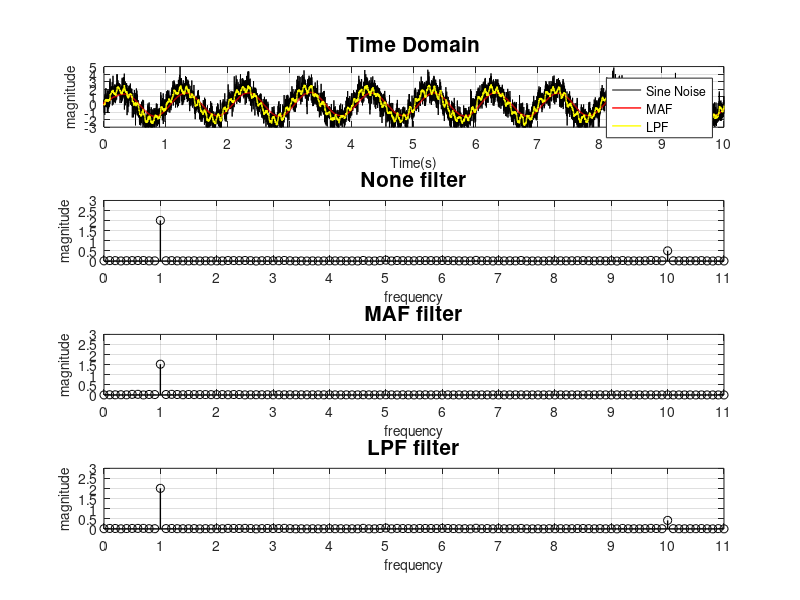

Reproduce this figure in MATLAB.
clc, clear
close all
%%
% Set simulation time
    end_time = 10;
    delta_t = 0.001; 
% Set sine_wave
    sin_mag = 2;
    sin_freq = 1;

    sin_mag2 = 0.5;
    sin_freq2 = 10;
% Set parameter
    T = delta_t;
    L = 10000;
    T_vector = (0:L-1)*T;
%% simulation
sin_y = sin_mag * sin(sin_freq*(2*pi*T_vector))...
    + sin_mag2 * sin(sin_freq2*(2*pi*T_vector))...
    + 0.8*randn(size(T_vector));
%% Moving average filter cal
m = 300;                                        % define average size
n = m;                                          % parameter for loop
filter_res = zeros(1,L);                        % define array of zero

sum_table = zeros(1,m);
for n = 1:m
    if n == 1
        sum_table(n) = sin_y(n);
    else
        sum_table(n) = sum_table(n-1) + sin_y(n);
    end
end

table_average = zeros(1,m);

for n = 1:m
    table_average(n) = sum_table(n)/n;
end
filter_res(1:m) = table_average(1:m);           % initialize start point

for t = (m+1)*delta_t : delta_t : end_time      % calc MAF
    idx = n;
    alpha = 1 / m;
    filter_res(idx+1) = (1-alpha)*filter_res(idx) ...
        + alpha*sin_y(idx+1) ...
        - alpha*sin_y(idx-m+1);
    n = n+1;
end
%% RC Low-pass filter cal
RC = 0.01;                               % time_constant set
lpf_res = zeros(1,L);                   % define array of zero
lpf_res(1) = sin_y(1);                  % start setting
alpha2 = RC/(delta_t+RC);               % recursive value set
n = 1;                                  % parameter for loop
for t = delta_t : delta_t : end_time - delta_t 
    lpf_res(n+1) = (1-alpha2)*sin_y(n) ...
        + alpha2*lpf_res(n); 
    n = n+1;
end
%%
Fs = 1/delta_t;
fft_f = Fs*(0:(L/2))/L; % freqency range

%calc FFT
fft_y_temp = abs(fft(sin_y)/L);
fft_y = fft_y_temp(1:L/2+1);
fft_y(2:end-1) = 2*fft_y(2:end-1);

fft_MAF_temp = abs(fft(filter_res)/L);
fft_MAF = fft_MAF_temp(1:L/2+1);
fft_MAF(2:end-1) = 2*fft_MAF(2:end-1);

fft_lpf_temp = abs(fft(lpf_res)/L);
fft_lpf = fft_lpf_temp(1:L/2+1);
fft_lpf(2:end-1) = 2*fft_lpf(2:end-1);
%% Draw Graph
% Time_Domain
figure('Units','pixels','Position', [100 100 800 600], 'Color', [1,1,1]);
subplot(4,1,1)
    Xmin = 0.0; XTick = 1.0; Xmax = end_time;
    Ymin = -3.0; YTick = 1.0; Ymax = 5.0;

    plot(T_vector, sin_y, '-k', 'LineWidth', 0.5)
    hold on
    plot(T_vector,filter_res, '-r', 'LineWidth', 1)
    hold on
    plot(T_vector,lpf_res, '-y', 'LineWidth', 1)

    grid on;
    axis([Xmin Xmax Ymin Ymax])
    set(gca, 'XTick', [Xmin:XTick:Xmax]);
    set(gca, 'YTick', [Ymin:YTick:Ymax]);
    legend('Sine Noise', 'MAF', 'LPF');

    xlabel('Time(s)', 'FontSize', 10);
    ylabel('magnitude', 'FontSize', 10);
    title('Time Domain', 'FontSize', 15);

subplot(4,1,2)

    Xmin = 0.0; Xmax = 11;
    Ymin = 0.0; Ymax = 3.0;

    stem(fft_f, fft_y, '-k', 'LineWidth', 1)

    grid on;
    axis([Xmin Xmax Ymin Ymax])
    set(gca, 'XTick', [0:1.0:11.0]);
    set(gca, 'YTick', [0.0:0.5:3.0]);

    xlabel('frequency', 'FontSize', 10);
    ylabel('magnitude', 'FontSize', 10);
    title('None filter', 'FontSize', 15);

subplot(4,1,3)

    Xmin = 0.0; Xmax = 11;
    Ymin = 0.0; Ymax = 3.0;

    stem(fft_f, fft_MAF, '-k', 'LineWidth', 1)

    grid on;
    axis([Xmin Xmax Ymin Ymax])
    set(gca, 'XTick', [0:1.0:11.0]);
    set(gca, 'YTick', [0.0:0.5:3.0]);

    xlabel('frequency', 'FontSize', 10);
    ylabel('magnitude', 'FontSize', 10);
    title('MAF filter', 'FontSize', 15);

subplot(4,1,4)

    Xmin = 0.0; Xmax = 11;
    Ymin = 0.0; Ymax = 3.0;

    stem(fft_f, fft_lpf, '-k', 'LineWidth', 1)

    grid on;
    axis([Xmin Xmax Ymin Ymax])
    set(gca, 'XTick', [0:1.0:11.0]);
    set(gca, 'YTick', [0.0:0.5:3.0]);

    xlabel('frequency', 'FontSize', 10);
    ylabel('magnitude', 'FontSize', 10);
    title('LPF filter', 'FontSize', 15);
%%
function output = filt_made(coeff, chk, value)
    if chk == 1
        alpha = size(coeff);
        for t = alpha:5000
            for ord = 0:alpha
                output(t) = value(ord)*coeff(ord);
            end
            output(t) = output(t) / alpha;
        end
    end
end

# merge confilct will occure due to this sentence